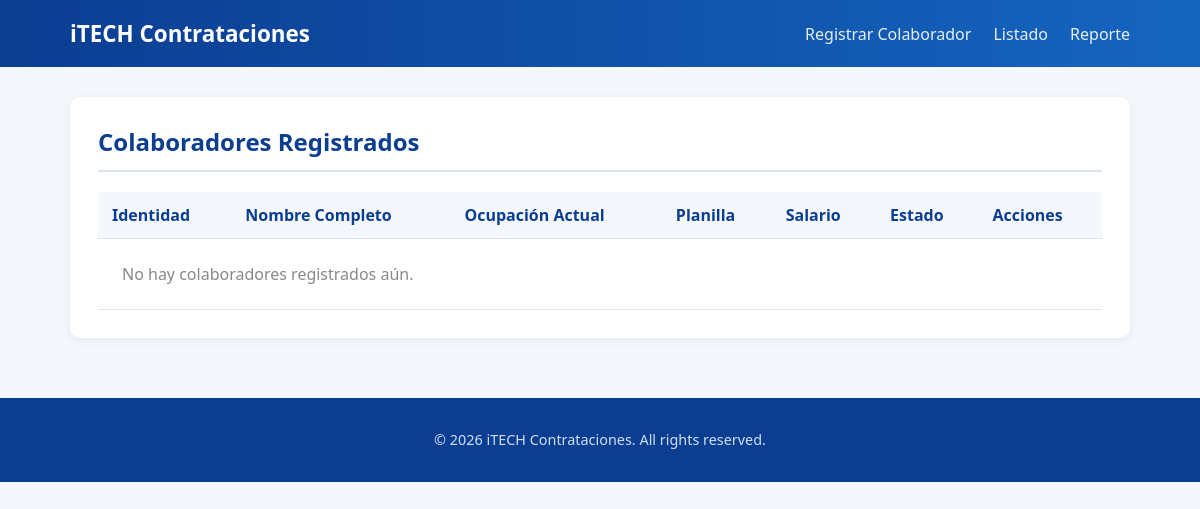
The app's page /index.php?ruta=colaborador/listado, older data.
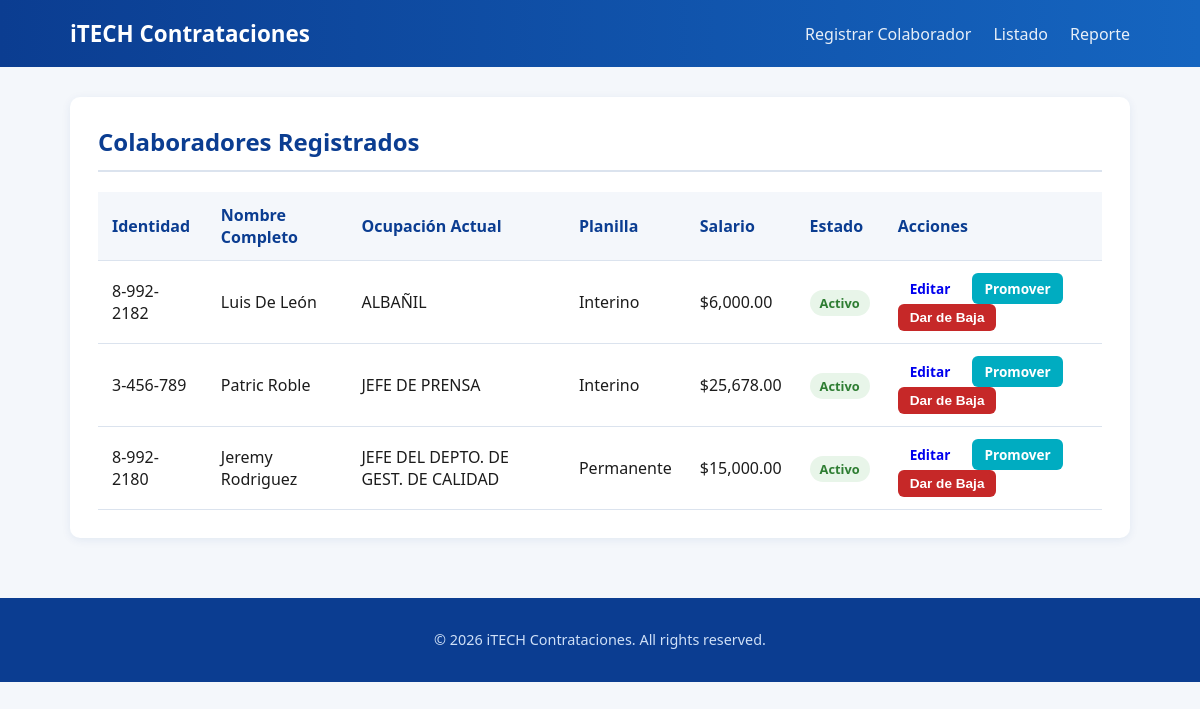
The same page, newer data.
### tables this page shows
CREATE TABLE IF NOT EXISTS `perfiles_laborales` (
  `id` int NOT NULL AUTO_INCREMENT,
  `colaborador_id` int NOT NULL,
  `ocupacion_id` int NOT NULL,
  `tipo_planilla_id` int NOT NULL,
  `tipo_empleado_id` int NOT NULL,
  `salario` decimal(10,2) NOT NULL,
  `fecha_inicio` date NOT NULL,
  `fecha_fin` date DEFAULT NULL,
  `es_activo` tinyint(1) NOT NULL DEFAULT '1',
  `motivo_baja_id` int DEFAULT NULL,
  `firma_digital` text NOT NULL,
  `created_at` timestamp NOT NULL DEFAULT CURRENT_TIMESTAMP,
  PRIMARY KEY (`id`),
  KEY `fk_perfil_colaborador` (`colaborador_id`),
  KEY `fk_perfil_ocupacion` (`ocupacion_id`),
  KEY `fk_perfil_tipo_planilla` (`tipo_planilla_id`),
  KEY `fk_perfil_tipo_empleado` (`tipo_empleado_id`),
  KEY `fk_perfil_motivo_baja` (`motivo_baja_id`)
);

CREATE TABLE IF NOT EXISTS `colaboradores` (
  `id` int NOT NULL AUTO_INCREMENT,
  `identidad` varchar(20) NOT NULL,
  `nombre` varchar(50) NOT NULL,
  `apellido` varchar(50) NOT NULL,
  `edad` int NOT NULL,
  `tipo_sangre_id` int NOT NULL,
  `sexo_id` int NOT NULL,
  `nacionalidad` varchar(50) NOT NULL,
  `ruta_id` int NOT NULL,
  `correo` varchar(100) NOT NULL,
  `celular` varchar(20) NOT NULL,
  `empleado_activo` tinyint(1) NOT NULL DEFAULT '1',
  `created_at` timestamp NOT NULL DEFAULT CURRENT_TIMESTAMP,
  `updated_at` timestamp NOT NULL DEFAULT CURRENT_TIMESTAMP ON UPDATE CURRENT_TIMESTAMP,
  PRIMARY KEY (`id`),
  UNIQUE KEY `uq_colaborador_identidad` (`identidad`),
  UNIQUE KEY `uq_colaborador_correo` (`correo`),
  UNIQUE KEY `uq_colaborador_celular` (`celular`),
  KEY `fk_colaborador_tipo_sangre` (`tipo_sangre_id`),
  KEY `fk_colaborador_sexo` (`sexo_id`),
  KEY `fk_colaborador_ruta` (`ruta_id`)
);

CREATE TABLE IF NOT EXISTS `cat_ocupaciones` (
  `C_OCUP` int NOT NULL AUTO_INCREMENT,
  `OCUPACION` varchar(50) DEFAULT NULL,
  `Activo` int NOT NULL DEFAULT '0',
  PRIMARY KEY (`C_OCUP`)
);

CREATE TABLE IF NOT EXISTS `cat_tipos_planilla` (
  `id` int NOT NULL AUTO_INCREMENT,
  `nombre` varchar(50) NOT NULL,
  PRIMARY KEY (`id`),
  UNIQUE KEY `uq_tipo_planilla_nombre` (`nombre`)
);

### app/Controllers/ControllerBase.php (called while the page is built, shortened)
<?php
abstract class ControllerBase
{
    protected function render(string $vista, array $datos = []): void
    {
        extract($datos);
        $rutaVista = __DIR__ . '/../Views/' . $vista . '.php';
        require __DIR__ . '/../Views/layouts/header.php';
        require $rutaVista;
        require __DIR__ . '/../Views/layouts/footer.php';
    }
}

### app/Controllers/ColaboradorController.php (called while the page is built, shortened)
<?php
class ColaboradorController extends ControllerBase
{
    private Colaborador $colaboradorModel;
    public function __construct()
    {
        $this->colaboradorModel = new Colaborador();
    }
    public function listado(): void
    {
        $this->render('colaborador/listado', [
            'colaboradores' => $this->colaboradorModel->todosConPerfilActivo(),
            'motivosBaja'   => (new CatMotivoTerminacion())->todos(),
        ]);
    }
}

### app/Services/Router.php (called while the page is built, shortened)
<?php
class Router
{
    private array $rutasPermitidas = [];
    public function registrar(string $ruta, string $controlador, string $accion): void
    {
        $this->rutasPermitidas[$ruta] = [$controlador, $accion];
    }
    public function despachar(string $ruta): void
    {
        [$controladorClase, $accion] = $this->rutasPermitidas[$ruta];
        $controlador = new $claseCompleta();
        $controlador->$accion();
    }
}

### public/index.php (called while the page is built, shortened)
<?php
$router = new Router();
$router->registrar('colaborador/crear', 'ColaboradorController', 'mostrarFormulario');
$router->registrar('colaborador/guardar', 'ColaboradorController', 'guardar');
$router->registrar('colaborador/listado', 'ColaboradorController', 'listado');
$router->registrar('colaborador/editar', 'ColaboradorController', 'mostrarFormularioEdicion');
$router->registrar('colaborador/actualizar', 'ColaboradorController', 'actualizar');
$router->registrar('perfil/crear', 'PerfilLaboralController', 'mostrarFormulario');
$router->registrar('perfil/guardar', 'PerfilLaboralController', 'guardar');
$router->registrar('perfil/promover', 'PerfilLaboralController', 'promover');
$router->registrar('perfil/finalizar', 'PerfilLaboralController', 'finalizar');
$router->registrar('reporte/index', 'ReporteController', 'index');
$router->registrar('reporte/exportarExcel', 'ReporteController', 'exportarExcel');
$ruta = $_GET['ruta'] ?? 'colaborador/crear';
$router->despachar($ruta);

### app/Services/DatabaseConnection.php (called while the page is built, shortened)
<?php
class DatabaseConnection
{
    private PDO $pdo;
    private function __construct()
    {
        $config = require __DIR__ . '/../Config/database.php';
        $dsn = "{$config['driver']}:host={$config['host']};port={$config['port']};dbname={$config['database']};charset={$config['charset']}";
        try {
            $this->pdo = new PDO($dsn, $config['username'], $config['password'], [
                PDO::ATTR_ERRMODE            => PDO::ERRMODE_EXCEPTION,
                PDO::ATTR_DEFAULT_FETCH_MODE => PDO::FETCH_ASSOC,
                PDO::ATTR_EMULATE_PREPARES   => false,
            ]);
        } catch (PDOException $e) {
            die('Error de conexión a la base de datos: ' . $e->getMessage());
        }
    }
    public function select(string $sql, array $params = []): array
    {
        $stmt = $this->run($sql, $params);
        return $stmt->fetchAll();
    }
    private function run(string $sql, array $params = []): PDOStatement
    {
        $stmt = $this->pdo->prepare($sql);
        $stmt->execute($params);
        return $stmt;
    }
}

### app/Config/database.php (called while the page is built)
<?php
return [
    'driver'   => 'mysql',
    'host'     => '127.0.0.1',
    'port'     => '3306',
    'database' => 'tiposangre',
    'username' => 'root',
    'password' => '',
    'charset'  => 'utf8mb4',
];

### app/Models/Colaborador.php (called while the page is built, shortened)
<?php
class Colaborador
{
    private DatabaseConnection $db;
    public function __construct()
    {
        $this->db = DatabaseConnection::getInstance();
    }
    public function todosConPerfilActivo(): array
    {
        $sql = "SELECT
                    c.*,
                    p.id AS perfil_id,
                    p.salario,
                    p.fecha_inicio,
                    p.fecha_fin,
                    p.es_activo AS perfil_activo,
                    o.OCUPACION AS ocupacion,
                    tp.nombre AS tipo_planilla,
                    te.Nombre AS tipo_empleado
                FROM colaboradores c
                LEFT OUTER JOIN perfiles_laborales p
                    ON p.colaborador_id = c.id AND p.es_activo = 1
                LEFT OUTER JOIN cat_ocupaciones o ON o.C_OCUP = p.ocupacion_id
                LEFT OUTER JOIN cat_tipos_planilla tp ON tp.id = p.tipo_planilla_id
                LEFT OUTER JOIN cat_tipoempleado te ON te.id = p.tipo_empleado_id
                ORDER BY c.apellido, c.nombre";
        return $this->db->select($sql);
    }
}

### app/Views/colaborador/listado.php (the view, shortened to what this page needs)
<div class="tarjeta">
    <h2>Colaboradores Registrados</h2>
    <table class="tabla">
        <thead>
            <tr>
                <th>Identidad</th>
                <th>Nombre Completo</th>
                <th>Ocupación Actual</th>
                <th>Planilla</th>
                <th>Salario</th>
                <th>Estado</th>
                <th>Acciones</th>
            </tr>
        </thead>
        <tbody>
            <?php foreach ($colaboradores as $c): ?>
                <tr>
                    <td><?= htmlspecialchars($c['identidad']) ?></td>
                    <td><?= htmlspecialchars($c['nombre'] . ' ' . $c['apellido']) ?></td>
                    <td><?= htmlspecialchars($c['ocupacion'] ?? 'Sin perfil laboral') ?></td>
                    <td><?= htmlspecialchars($c['tipo_planilla'] ?? '-') ?></td>
                    <td><?= $c['salario'] !== null ? '$' . number_format((float)$c['salario'], 2) : '-' ?></td>
                    <td>
                        <?php if ($c['empleado_activo']): ?>
                            <span class="etiqueta etiqueta-verde">Activo</span>
                        <?php else: ?>
                            <span class="etiqueta etiqueta-roja">Inactivo</span>
                        <?php endif; ?>
                    </td>
                    <td class="acciones">
                        <a href="index.php?ruta=colaborador/editar&id=<?= $c['id'] ?>" class="btn btn-pequeno">Editar</a>
                        <?php if ($c['perfil_id']): ?>
                            <a href="index.php?ruta=perfil/crear&colaborador_id=<?= $c['id'] ?>" class="btn btn-pequeno btn-secundario">Promover</a>
                        <?php else: ?>
                            <a href="index.php?ruta=perfil/crear&colaborador_id=<?= $c['id'] ?>" class="btn btn-pequeno btn-secundario">Asignar Cargo</a>
                        <?php endif; ?>
                        <?php if ($c['perfil_id'] && $c['empleado_activo']): ?>
                            <button type="button" class="btn btn-pequeno btn-peligro"
                                    onclick="abrirModalBaja(<?= $c['perfil_id'] ?>, '<?= htmlspecialchars($c['nombre'] . ' ' . $c['apellido'], ENT_QUOTES) ?>')">
                                Dar de Baja
                            </button>
                        <?php endif; ?>
                    </td>
                </tr>
            <?php endforeach; ?>
            <?php if (empty($colaboradores)): ?>
                <tr><td colspan="7" class="sin-datos">No hay colaboradores registrados aún.</td></tr>
            <?php endif; ?>
        </tbody>
    </table>
</div>

### app/Views/layouts/header.php (shortened to what this page needs)
<!DOCTYPE html>
<html lang="es">
<head>
    <link rel="stylesheet" href="css/estilos.css">
</head>
<body>
    <header class="app-header">
        <div class="contenedor">
            <h1>iTECH Contrataciones</h1>
            <nav class="app-nav">
                <a href="index.php?ruta=colaborador/crear">Registrar Colaborador</a>
                <a href="index.php?ruta=colaborador/listado">Listado</a>
                <a href="index.php?ruta=reporte/index">Reporte</a>
            </nav>
        </div>
    </header>
    <main class="contenedor">

### app/Views/layouts/footer.php
    </main>
    <footer class="app-footer">
        <div class="contenedor">
            <p>&copy; <?= date('Y') ?> iTECH Contrataciones. All rights reserved.</p>
        </div>
    </footer>
</body>
</html>

### public/css/estilos.css (style rules this page uses)
:root { --color-primario: #0b3d91; --color-primario-claro: #1565c0; --color-secundario: #00acc1; --color-fondo: #f4f7fb; --color-tarjeta: #ffffff; --color-texto: #1c1c1c; --color-exito: #2e7d32; --color-exito-bg: #e8f5e9; --color-error: #c62828; --color-error-bg: #fdecea; --color-info-bg: #e3f2fd; --color-borde: #dbe3ee; }
* { box-sizing: border-box; }
body { margin: 0; font-family: 'Segoe UI', Tahoma, Geneva, Verdana, sans-serif; background-color: var(--color-fondo); color: var(--color-texto); }
.contenedor { max-width: 1100px; margin: 0 auto; padding: 0 20px; }
.app-header { background: linear-gradient(90deg, var(--color-primario), var(--color-primario-claro)); color: white; padding: 18px 0; }
.app-header .contenedor { display: flex; justify-content: space-between; align-items: center; flex-wrap: wrap; gap: 10px; }
.app-header h1 { margin: 0; font-size: 1.4rem; }
.app-nav a { color: white; text-decoration: none; margin-left: 18px; font-weight: 500; opacity: 0.9; transition: opacity 0.2s ease; }
.tarjeta { background: var(--color-tarjeta); border-radius: 10px; padding: 28px; margin: 30px 0; box-shadow: 0 2px 10px rgba(11, 61, 145, 0.08); }
.tarjeta h2 { margin-top: 0; color: var(--color-primario); border-bottom: 2px solid var(--color-borde); padding-bottom: 12px; }
.btn { display: inline-block; padding: 12px 22px; border: none; border-radius: 6px; font-size: 1rem; font-weight: 600; text-decoration: none; text-align: center; cursor: pointer; transition: transform 0.15s ease, box-shadow 0.15s ease, background-color 0.2s ease; }
.btn-secundario { background-color: var(--color-secundario); color: white; }
.btn-peligro { background-color: var(--color-error); color: white; }
.btn-pequeno { padding: 6px 12px; font-size: 0.85rem; margin-right: 6px; }
.tabla { width: 100%; border-collapse: collapse; }
.tabla th, .tabla td { padding: 12px 14px; text-align: left; border-bottom: 1px solid var(--color-borde); }
.tabla th { background-color: var(--color-fondo); color: var(--color-primario); font-weight: 700; }
.etiqueta { padding: 4px 10px; border-radius: 20px; font-size: 0.8rem; font-weight: 700; }
.etiqueta-verde { background-color: var(--color-exito-bg); color: var(--color-exito); }
.app-footer { background-color: var(--color-primario); color: #cfe0f7; text-align: center; padding: 18px 0; margin-top: 60px; font-size: 0.9rem; }
.sin-datos { text-align: center; color: #888; padding: 24px !important; }

Row changes from the older to the newer data that the page shows:
added perfiles_laborales: colaborador.identidad "8-992-2182", colaborador.apellido "Luis De León", ocupacion.OCUPACION "ALBAÑIL", tipo_planilla.nombre "Interino", salario "6,000.00"
added perfiles_laborales: colaborador.identidad "3-456-789", colaborador.apellido "Patric Roble", ocupacion.OCUPACION "JEFE DE PRENSA", tipo_planilla.nombre "Interino", salario "25,678.00"
added perfiles_laborales: colaborador.identidad "8-992-2180", colaborador.apellido "Jeremy Rodriguez", ocupacion.OCUPACION "JEFE DEL DEPTO. DE GEST. DE CALIDAD", tipo_planilla.nombre "Permanente", salario "15,000.00"
Text that changed along with them:
text no longer shown: "No hay colaboradores registrados aún."
